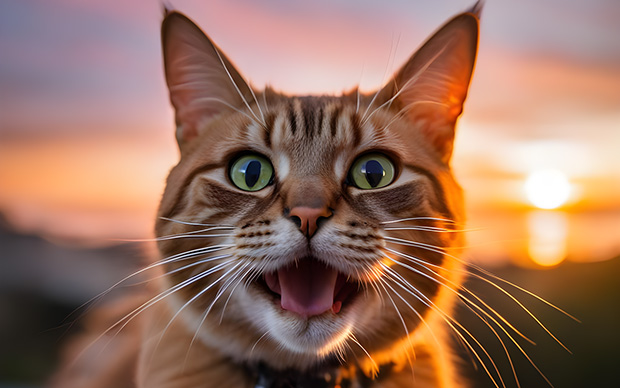
#> input picture images/fake/fake-cat-sunset.jpg, 620 x 388 px
$ python -i fft_fingerprint.py   (imports and definitions only)
#> lines starting #> are read from the running program, lines starting #| are printed output that depends on the picture
import cv2
import numpy as np

def fft_fingerprint(img):
    gray = cv2.cvtColor(img, cv2.COLOR_RGB2GRAY)
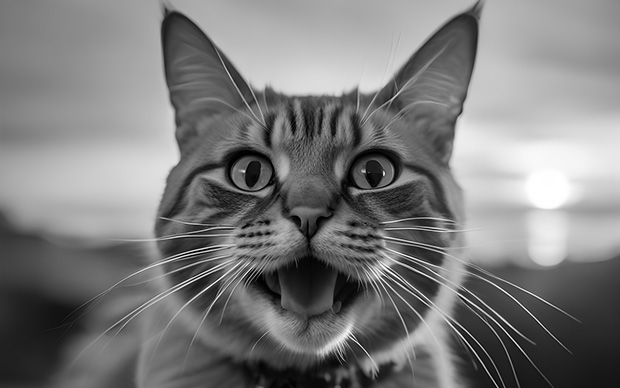
#> gray: shape (388, 620); min 0, max 255, mean 123.5

    # FFT
    f = np.fft.fft2(gray)
    fshift = np.fft.fftshift(f)

    # Log magnitude
    magnitude = 20 * np.log(np.abs(fshift) + 1e-8)
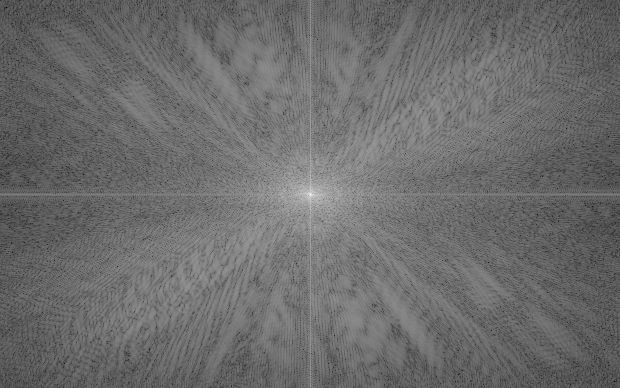
#> magnitude: shape (388, 620) float64; min 28.9, max 344.1, mean 162.8; drawn with min black and max white

    # Convert to float32 and normalize to [0, 1]
    magnitude = magnitude.astype(np.float32)
    magnitude = cv2.normalize(magnitude, None, 0, 1, cv2.NORM_MINMAX)

    return magnitude

>>> import cv2
>>> picture = cv2.cvtColor(cv2.imread('../images/fake/fake-cat-sunset.jpg'), cv2.COLOR_BGR2RGB)
>>> result = fft_fingerprint(picture)
